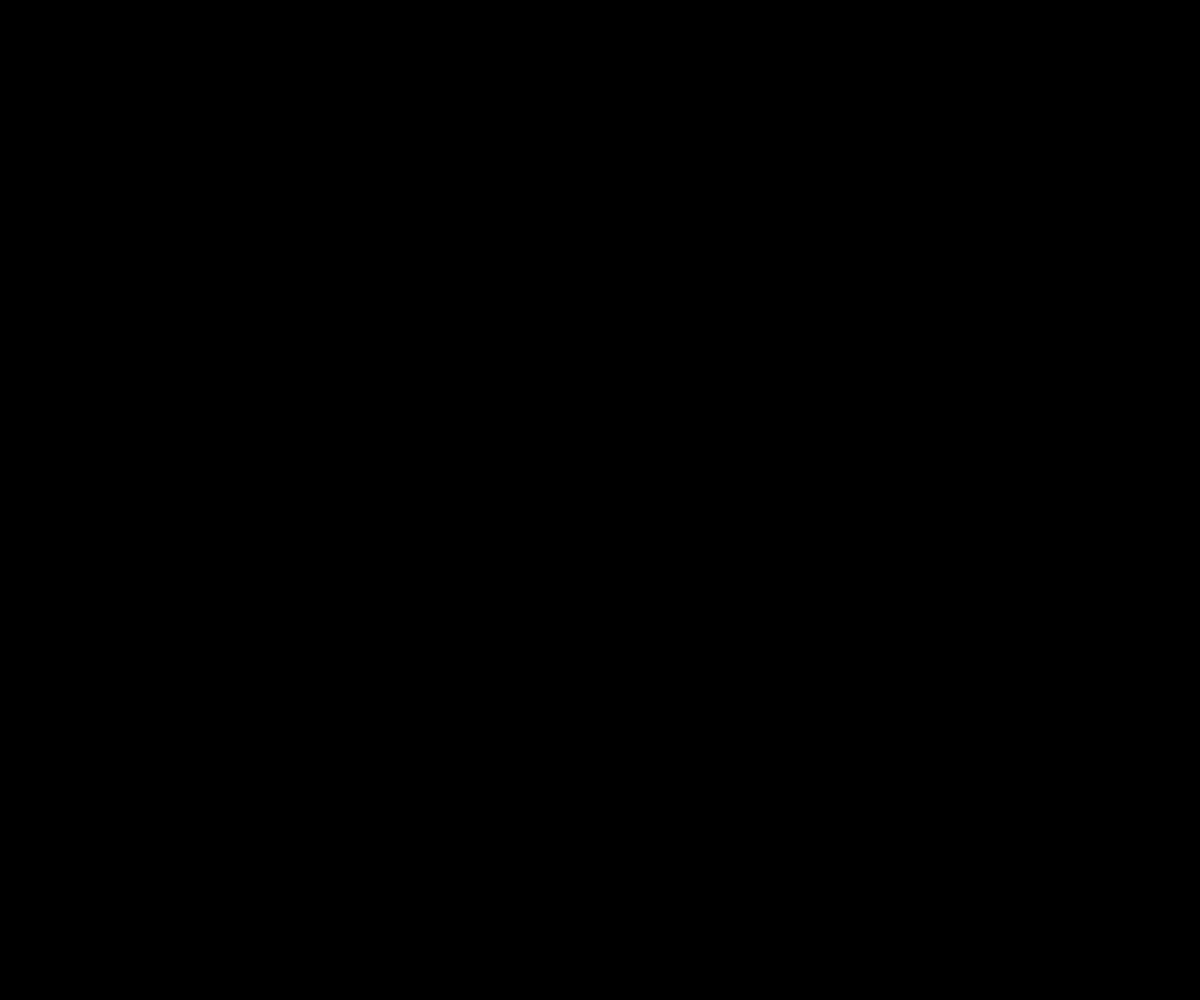
Frame 1 (no input)
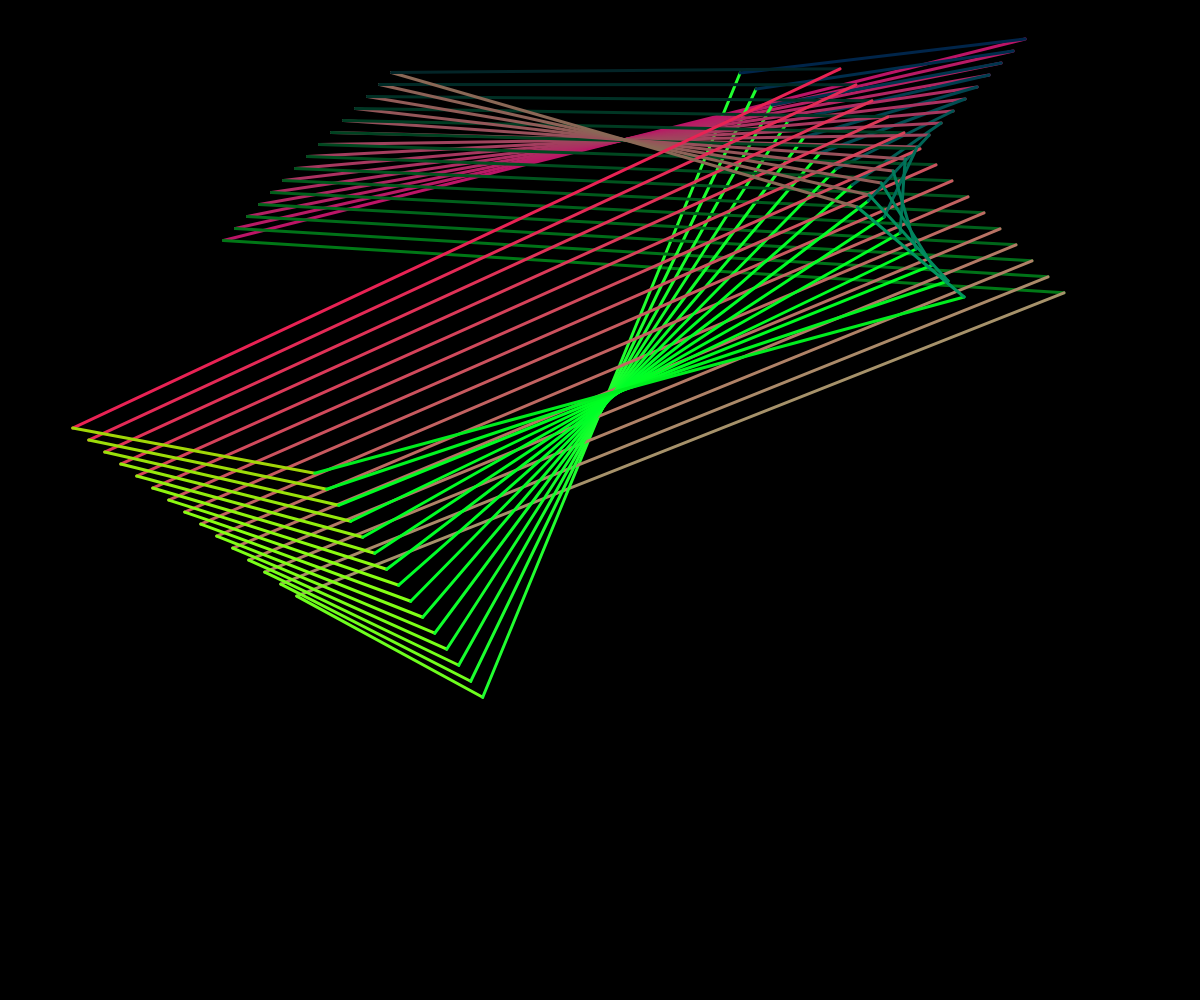
Frame 60 (no input)
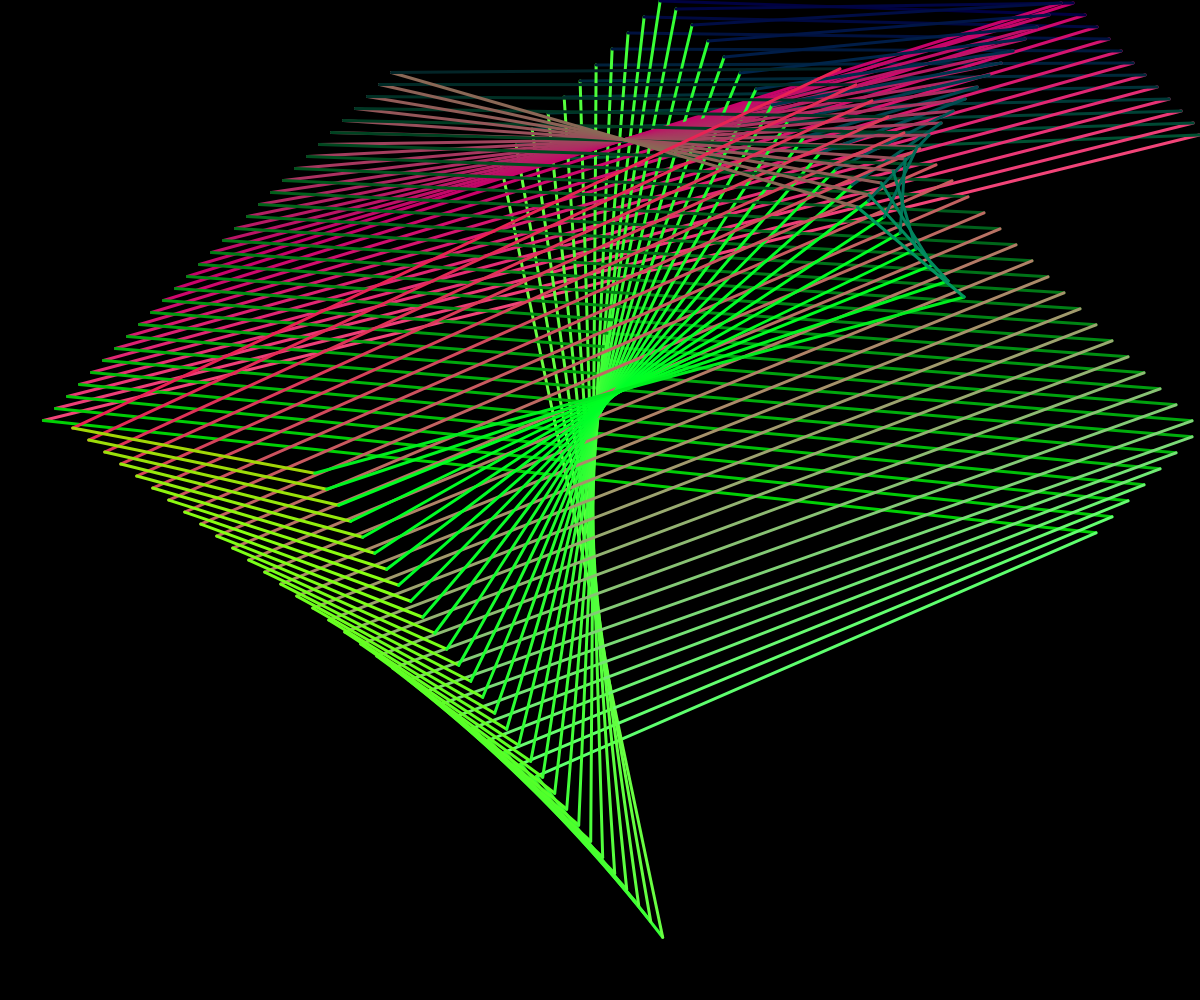
Frame 120 (the mouse pressed at the canvas centre since frame 60)

The p5.js sketch that drew these frames (run headless with seeded random() and noise() and a simulated clock; from frame 60 on, the mouse is pressed at the canvas centre):

// p5.js sketch
// ── sketch.js
let points = [];
let system;

function setup() {
  createCanvas(window.innerWidth, window.innerHeight);
  points.push(createPoint());
  points.push(createPoint());
  points.push(createPoint());
  points.push(createPoint());
  points.push(createPoint());
  points.push(createPoint());
  system = new LineSystem();

}

function draw() {
  background(0);
  for(let idx = 0; idx < points.length; idx++){
    let curr = points[idx];
    let next = points[(idx + 1) % points.length];
    // line(curr.pos.x, curr.pos.y, next.pos.x, next.pos.y);
    system.addLine(curr.pos, next.pos);
  }
  system.run();
  points.forEach((p) => { p.update(); });
}

const createPoint = () => {

  return {
    pos: {
      x: random(0, width),
      y: random(0, height),
    },
    vel: {
      x: random([-4, -3, 3, 4]),
      y: random([-4, -3, 3, 4]),
    },
    update() {
      if(0 >= this.pos.x || this.pos.x >= width){ this.vel.x *= -1; }
      this.pos.x += this.vel.x;
      if(0 >= this.pos.y || this.pos.y >= height){ this.vel.y *= -1; }
      this.pos.y += this.vel.y;
    },
    draw() {
      stroke(255);
      strokeWeight(8);
      point(this.pos.x, this.pos.y);
    },
  };
}

// ── line_system.js
let Line = function(x1, y1, x2, y2) {
  return {
    x1,
    y1,
    x2,
    y2,
    lifespan: 400,
    run() {
      strokeWeight(3);
      stroke(255-(0.3*x1), 0.5*y2, 0.1*x2);
      this.lifespan -= 1;
      if(this.lifespan % 4 === 0){ line(x1, y1, x2, y2); }
    },
    get isDead() { return this.lifespan <= 0; },
  }
}

let LineSystem = function() {
  return {
    lines: [],
    addLine(curr, next) {
      this.lines.push(new Line(curr.x, curr.y, next.x, next.y));
    },
    run() {
      for (let i = this.lines.length-1; i >= 0; i--) {
        let line = this.lines[i];
        line.run();
        if (line.isDead) { this.lines.splice(i, 1); }
      }
    }
  }
};
